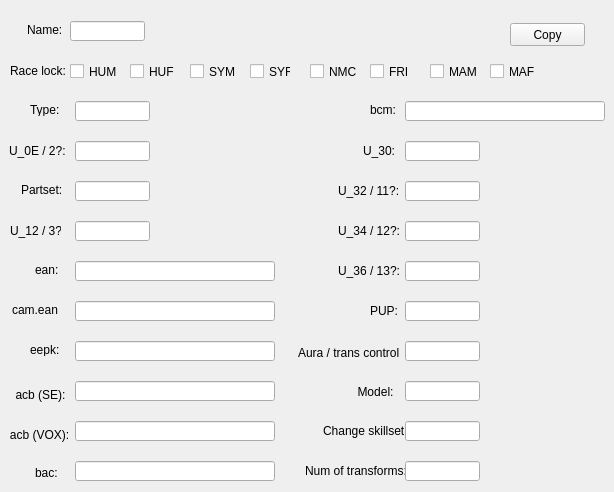
    <widget class="QWidget" name="cusTab">
     <property name="autoFillBackground">
      <bool>true</bool>
     </property>
     <attribute name="title">
      <string>CUS</string>
     </attribute>
     <widget class="QLabel" name="label_10">
      <property name="geometry">
       <rect>
        <x>27</x>
        <y>23</y>
        <width>47</width>
        <height>13</height>
       </rect>
      </property>
      <property name="text">
       <string>Name:</string>
      </property>
     </widget>
     <widget class="QLineEdit" name="cusNameEdit">
      <property name="geometry">
       <rect>
        <x>70</x>
        <y>21</y>
        <width>75</width>
        <height>20</height>
       </rect>
      </property>
     </widget>
     <widget class="QLabel" name="label_11">
      <property name="geometry">
       <rect>
        <x>10</x>
        <y>63</y>
        <width>61</width>
        <height>16</height>
       </rect>
      </property>
      <property name="text">
       <string>Race lock:</string>
      </property>
     </widget>
     <widget class="QCheckBox" name="cusHumCheck">
      <property name="geometry">
       <rect>
        <x>70</x>
        <y>63</y>
        <width>51</width>
        <height>17</height>
       </rect>
      </property>
      <property name="text">
       <string>HUM</string>
      </property>
     </widget>
     <widget class="QCheckBox" name="cusHufCheck">
      <property name="geometry">
       <rect>
        <x>130</x>
        <y>63</y>
        <width>51</width>
        <height>17</height>
       </rect>
      </property>
      <property name="text">
       <string>HUF</string>
      </property>
     </widget>
     <widget class="QCheckBox" name="cusSymCheck">
      <property name="geometry">
       <rect>
        <x>190</x>
        <y>63</y>
        <width>51</width>
        <height>17</height>
       </rect>
      </property>
      <property name="text">
       <string>SYM</string>
      </property>
     </widget>
     <widget class="QCheckBox" name="cusSyfCheck">
      <property name="geometry">
       <rect>
        <x>250</x>
        <y>63</y>
        <width>41</width>
        <height>17</height>
       </rect>
      </property>
      <property name="text">
       <string>SYF</string>
      </property>
     </widget>
     <widget class="QCheckBox" name="cusNmcCheck">
      <property name="geometry">
       <rect>
        <x>310</x>
        <y>63</y>
        <width>51</width>
        <height>17</height>
       </rect>
      </property>
      <property name="text">
       <string>NMC</string>
      </property>
     </widget>
     <widget class="QCheckBox" name="cusFriCheck">
      <property name="geometry">
       <rect>
        <x>370</x>
        <y>63</y>
        <width>51</width>
        <height>17</height>
       </rect>
      </property>
      <property name="text">
       <string>FRI</string>
      </property>
     </widget>
     <widget class="QCheckBox" name="cusMamCheck">
      <property name="geometry">
       <rect>
        <x>430</x>
        <y>63</y>
        <width>51</width>
        <height>17</height>
       </rect>
      </property>
      <property name="text">
       <string>MAM</string>
      </property>
     </widget>
     <widget class="QCheckBox" name="cusMafCheck">
      <property name="geometry">
       <rect>
        <x>490</x>
        <y>63</y>
        <width>51</width>
        <height>17</height>
       </rect>
      </property>
      <property name="text">
       <string>MAF</string>
      </property>
     </widget>
     <widget class="QLabel" name="label_12">
      <property name="geometry">
       <rect>
        <x>30</x>
        <y>103</y>
        <width>47</width>
        <height>13</height>
       </rect>
      </property>
      <property name="text">
       <string>Type:</string>
      </property>
     </widget>
     <widget class="QLineEdit" name="cusTypeEdit">
      <property name="geometry">
       <rect>
        <x>75</x>
        <y>101</y>
        <width>75</width>
        <height>20</height>
       </rect>
      </property>
     </widget>
     <widget class="QLabel" name="label_13">
      <property name="geometry">
       <rect>
        <x>9</x>
        <y>143</y>
        <width>61</width>
        <height>16</height>
       </rect>
      </property>
      <property name="text">
       <string>U_0E / 2?:</string>
      </property>
     </widget>
     <widget class="QLineEdit" name="cusU0EEdit">
      <property name="geometry">
       <rect>
        <x>75</x>
        <y>141</y>
        <width>75</width>
        <height>20</height>
       </rect>
      </property>
     </widget>
     <widget class="QLabel" name="label_14">
      <property name="geometry">
       <rect>
        <x>21</x>
        <y>183</y>
        <width>47</width>
        <height>13</height>
       </rect>
      </property>
      <property name="text">
       <string>Partset:</string>
      </property>
     </widget>
     <widget class="QLineEdit" name="cusPartsetEdit">
      <property name="geometry">
       <rect>
        <x>75</x>
        <y>181</y>
        <width>75</width>
        <height>20</height>
       </rect>
      </property>
     </widget>
     <widget class="QLabel" name="label_15">
      <property name="geometry">
       <rect>
        <x>10</x>
        <y>223</y>
        <width>51</width>
        <height>16</height>
       </rect>
      </property>
      <property name="text">
       <string>U_12 / 3?:</string>
      </property>
     </widget>
     <widget class="QLineEdit" name="cusU12Edit">
      <property name="geometry">
       <rect>
        <x>75</x>
        <y>221</y>
        <width>75</width>
        <height>20</height>
       </rect>
      </property>
     </widget>
     <widget class="QLineEdit" name="cusEanEdit">
      <property name="geometry">
       <rect>
        <x>75</x>
        <y>261</y>
        <width>200</width>
        <height>20</height>
       </rect>
      </property>
     </widget>
     <widget class="QLabel" name="label_16">
      <property name="geometry">
       <rect>
        <x>35</x>
        <y>263</y>
        <width>47</width>
        <height>13</height>
       </rect>
      </property>
      <property name="text">
       <string>ean:</string>
      </property>
     </widget>
     <widget class="QLineEdit" name="cusCamEanEdit">
      <property name="geometry">
       <rect>
        <x>75</x>
        <y>301</y>
        <width>200</width>
        <height>20</height>
       </rect>
      </property>
     </widget>
     <widget class="QLabel" name="label_17">
      <property name="geometry">
       <rect>
        <x>12</x>
        <y>303</y>
        <width>47</width>
        <height>13</height>
       </rect>
      </property>
      <property name="text">
       <string>cam.ean:</string>
      </property>
     </widget>
     <widget class="QLabel" name="label_18">
      <property name="geometry">
       <rect>
        <x>30</x>
        <y>343</y>
        <width>47</width>
        <height>13</height>
       </rect>
      </property>
      <property name="text">
       <string>eepk:</string>
      </property>
     </widget>
     <widget class="QLineEdit" name="cusEepkEdit">
      <property name="geometry">
       <rect>
        <x>75</x>
        <y>341</y>
        <width>200</width>
        <height>20</height>
       </rect>
      </property>
     </widget>
     <widget class="QLineEdit" name="cusAcbSeEdit">
      <property name="geometry">
       <rect>
        <x>75</x>
        <y>381</y>
        <width>200</width>
        <height>20</height>
       </rect>
      </property>
     </widget>
     <widget class="QLineEdit" name="cusAcbVoxEdit">
      <property name="geometry">
       <rect>
        <x>75</x>
        <y>421</y>
        <width>200</width>
        <height>20</height>
       </rect>
      </property>
     </widget>
     <widget class="QLabel" name="label_21">
      <property name="geometry">
       <rect>
        <x>35</x>
        <y>463</y>
        <width>41</width>
        <height>20</height>
       </rect>
      </property>
      <property name="text">
       <string>bac:</string>
      </property>
     </widget>
     <widget class="QLineEdit" name="cusBacEdit">
      <property name="geometry">
       <rect>
        <x>75</x>
        <y>461</y>
        <width>200</width>
        <height>20</height>
       </rect>
      </property>
     </widget>
     <widget class="QLabel" name="label_22">
      <property name="geometry">
       <rect>
        <x>370</x>
        <y>103</y>
        <width>47</width>
        <height>13</height>
       </rect>
      </property>
      <property name="text">
       <string>bcm:</string>
      </property>
     </widget>
     <widget class="QLineEdit" name="cusBcmEdit">
      <property name="geometry">
       <rect>
        <x>405</x>
        <y>101</y>
        <width>200</width>
        <height>20</height>
       </rect>
      </property>
     </widget>
     <widget class="QLabel" name="label_23">
      <property name="geometry">
       <rect>
        <x>363</x>
        <y>143</y>
        <width>51</width>
        <height>16</height>
       </rect>
      </property>
      <property name="text">
       <string>U_30:</string>
      </property>
     </widget>
     <widget class="QLineEdit" name="cusU30Edit">
      <property name="geometry">
       <rect>
        <x>405</x>
        <y>141</y>
        <width>75</width>
        <height>20</height>
       </rect>
      </property>
     </widget>
     <widget class="QLabel" name="label_24">
      <property name="geometry">
       <rect>
        <x>338</x>
        <y>183</y>
        <width>71</width>
        <height>16</height>
       </rect>
      </property>
      <property name="text">
       <string>U_32 / 11?:</string>
      </property>
     </widget>
     <widget class="QLineEdit" name="cusU32Edit">
      <property name="geometry">
       <rect>
        <x>405</x>
        <y>181</y>
        <width>75</width>
        <height>20</height>
       </rect>
      </property>
     </widget>
     <widget class="QLabel" name="label_25">
      <property name="geometry">
       <rect>
        <x>338</x>
        <y>223</y>
        <width>61</width>
        <height>16</height>
       </rect>
      </property>
      <property name="text">
       <string>U_34 / 12?:</string>
      </property>
     </widget>
     <widget class="QLineEdit" name="cusU34Edit">
      <property name="geometry">
       <rect>
        <x>405</x>
        <y>221</y>
        <width>75</width>
        <height>20</height>
       </rect>
      </property>
     </widget>
     <widget class="QLabel" name="label_26">
      <property name="geometry">
       <rect>
        <x>338</x>
        <y>263</y>
        <width>61</width>
        <height>16</height>
       </rect>
      </property>
      <property name="text">
       <string>U_36 / 13?:</string>
      </property>
     </widget>
     <widget class="QLineEdit" name="cusU36Edit">
      <property name="geometry">
       <rect>
        <x>405</x>
        <y>261</y>
        <width>75</width>
        <height>20</height>
       </rect>
      </property>
     </widget>
     <widget class="QLabel" name="label_27">
      <property name="geometry">
       <rect>
        <x>370</x>
        <y>303</y>
        <width>31</width>
        <height>16</height>
       </rect>
      </property>
      <property name="text">
       <string>PUP:</string>
      </property>
     </widget>
     <widget class="QLineEdit" name="cusPupEdit">
      <property name="geometry">
       <rect>
        <x>405</x>
        <y>301</y>
        <width>75</width>
        <height>20</height>
       </rect>
      </property>
     </widget>
     <widget class="QLabel" name="label_28">
      <property name="geometry">
       <rect>
        <x>298</x>
        <y>343</y>
        <width>101</width>
        <height>20</height>
       </rect>
      </property>
      <property name="text">
       <string>Aura / trans control:</string>
      </property>
     </widget>
     <widget class="QLineEdit" name="cusAuraEdit">
      <property name="geometry">
       <rect>
        <x>405</x>
        <y>341</y>
        <width>75</width>
        <height>20</height>
       </rect>
      </property>
     </widget>
     <widget class="QLineEdit" name="cusModelEdit">
      <property name="geometry">
       <rect>
        <x>405</x>
        <y>381</y>
        <width>75</width>
        <height>20</height>
       </rect>
      </property>
     </widget>
     <widget class="QLabel" name="label_30">
      <property name="geometry">
       <rect>
        <x>323</x>
        <y>423</y>
        <width>81</width>
        <height>16</height>
       </rect>
      </property>
      <property name="text">
       <string>Change skillset:</string>
      </property>
     </widget>
     <widget class="QLineEdit" name="cusChangeSSEdit">
      <property name="geometry">
       <rect>
        <x>405</x>
        <y>421</y>
        <width>75</width>
        <height>20</height>
       </rect>
      </property>
     </widget>
     <widget class="QLabel" name="label_31">
      <property name="geometry">
       <rect>
        <x>305</x>
        <y>463</y>
        <width>101</width>
        <height>16</height>
       </rect>
      </property>
      <property name="text">
       <string>Num of transforms:</string>
      </property>
     </widget>
     <widget class="QLineEdit" name="cusNumTransEdit">
      <property name="geometry">
       <rect>
        <x>405</x>
        <y>461</y>
        <width>75</width>
        <height>20</height>
       </rect>
      </property>
     </widget>
     <widget class="QToolButton" name="cusCopyButton">
      <property name="geometry">
       <rect>
        <x>510</x>
        <y>23</y>
        <width>75</width>
        <height>23</height>
       </rect>
      </property>
      <property name="text">
       <string>Copy</string>
      </property>
      <property name="popupMode">
       <enum>QToolButton::InstantPopup</enum>
      </property>
      <property name="toolButtonStyle">
       <enum>Qt::ToolButtonTextOnly</enum>
      </property>
     </widget>
     <widget class="QPushButton" name="cusAcbSeButton">
      <property name="geometry">
       <rect>
        <x>10</x>
        <y>383</y>
        <width>61</width>
        <height>23</height>
       </rect>
      </property>
      <property name="text">
       <string>acb (SE):</string>
      </property>
      <property name="flat">
       <bool>true</bool>
      </property>
     </widget>
     <widget class="QPushButton" name="cusAcbVoxButton">
      <property name="geometry">
       <rect>
        <x>4</x>
        <y>423</y>
        <width>71</width>
        <height>23</height>
       </rect>
      </property>
      <property name="text">
       <string>acb (VOX):</string>
      </property>
      <property name="flat">
       <bool>true</bool>
      </property>
     </widget>
     <widget class="QPushButton" name="cusModelButton">
      <property name="geometry">
       <rect>
        <x>338</x>
        <y>380</y>
        <width>75</width>
        <height>23</height>
       </rect>
      </property>
      <property name="text">
       <string>Model:</string>
      </property>
      <property name="flat">
       <bool>true</bool>
      </property>
     </widget>
    </widget>
